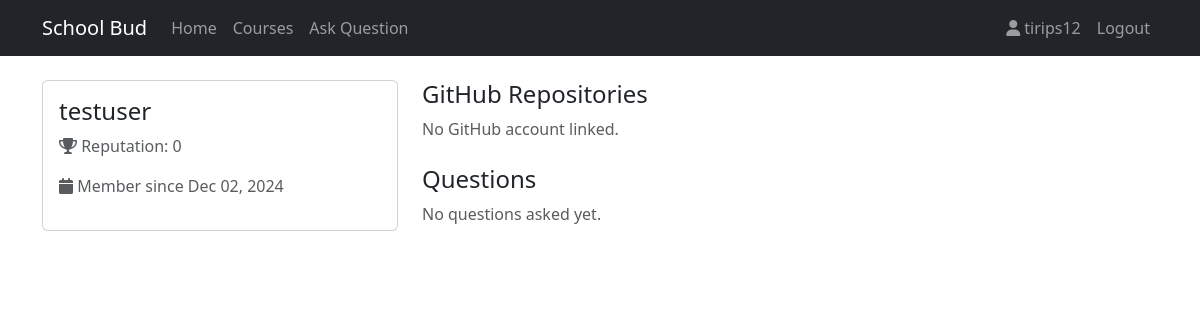
Before: /profile/testuser/ (signed in) with the older database file.
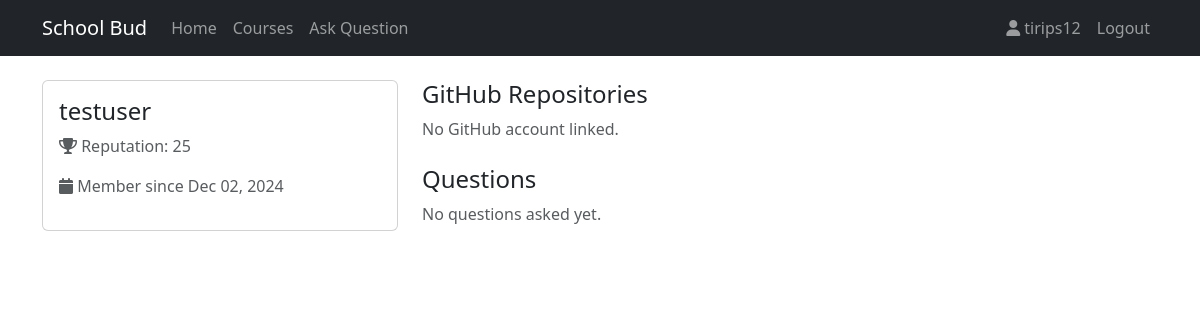
After: the same page with the newer database file.
### core/models.py (models this page shows, shortened)
class Profile(models.Model):
    ROLE_CHOICES = (
        ('student', 'Student'),
        ('lecturer', 'Lecturer'),
        ('admin', 'Admin'),
    )
    user = models.OneToOneField(User, on_delete=models.CASCADE)
    reputation = models.IntegerField(default=0)
    github_username = models.CharField(max_length=100, blank=True)
    bio = models.TextField(max_length=500, blank=True)
    created_at = models.DateTimeField(auto_now_add=True)
    github_repos = models.JSONField(null=True, blank=True)
    last_github_sync = models.DateTimeField(null=True, blank=True)
    role = models.CharField(max_length=20, choices=ROLE_CHOICES, default='student')

### core/views.py (the view)
# urls.py: path('profile/<str:username>/', views.profile, name='profile'),
@login_required
def profile(request, username):
    user = get_object_or_404(User, username=username)
    profile = get_object_or_404(Profile, user=user)
    questions = Question.objects.filter(author=user, removed=False)
    if profile.github_username and (
        not profile.github_repos or
        not profile.last_github_sync or
        profile.last_github_sync < datetime.now() - timedelta(hours=24)
    ):
        repos = get_github_repos(profile.github_username)
        if repos:
            profile.github_repos = repos
            profile.last_github_sync = datetime.now()
            profile.save()
    return render(request, 'core/profile.html', {
        'profile': profile,
        'questions': questions,
        'github_repos': profile.github_repos if profile.github_repos else []
    })

### core/templates/core/profile.html (shortened to what this page needs)
{% extends 'core/base.html' %}
{% block content %}
<div class="row">
    <div class="col-md-4">
        <div class="card mb-4">
            <div class="card-body">
                <h4 class="card-title">{{ profile.user.username }}</h4>
                <p class="text-muted">
                    <i class="fas fa-trophy"></i> Reputation: <span class="user-reputation">{{ profile.reputation }}</span>
                </p>
                <p class="text-muted">
                    <i class="fas fa-calendar"></i> Member since {{ profile.created_at|date:"M d, Y" }}
                </p>
            </div>
        </div>
    </div>
    <div class="col-md-8">
        <div class="mb-4">
            <h4>GitHub Repositories</h4>
            {% if github_repos %}
                {% for repo in github_repos %}
                <div class="card mb-3">
                    <div class="card-body">
                        <div class="d-flex justify-content-between align-items-start">
                            <h5 class="card-title">
                                <a href="{{ repo.url }}" target="_blank">{{ repo.name }}</a>
                            </h5>
                            {% if repo.language %}
                            <span class="badge bg-primary">{{ repo.language }}</span>
                            {% endif %}
                        </div>
                        {% if repo.description %}
                        <p class="card-text">{{ repo.description }}</p>
                        {% endif %}
                        {% if repo.readme %}
                        <div class="collapse" id="readme-{{ forloop.counter }}">
                            <div class="card card-body bg-light">
                                <pre class="mb-0"><code>{{ repo.readme }}</code></pre>
                            </div>
                        </div>
                        <button class="btn btn-sm btn-outline-primary mt-2"
                                data-bs-toggle="collapse"
                                data-bs-target="#readme-{{ forloop.counter }}">
                            Toggle README
                        </button>
                        {% endif %}
                        <div class="mt-2">
                            <small class="text-muted">
                                <i class="fas fa-star"></i> {{ repo.stars }}
                                • Updated {{ repo.updated_at|date:"M d, Y" }}
                            </small>
                        </div>
                    </div>
                </div>
                {% endfor %}
            {% else %}
                {% if profile.github_username %}
                <p class="text-muted">No public repositories found.</p>
                {% else %}
                <p class="text-muted">No GitHub account linked.</p>
                {% endif %}
            {% endif %}
        </div>
        <h4>Questions</h4>
        {% for question in questions %}
        <div class="card mb-3">
            <div class="card-body">
                <h5 class="card-title">
                    <a href="{% url 'question_detail' question.pk %}">{{ question.title }}</a>
                </h5>
                <p class="card-text text-truncate">{{ question.content }}</p>
                <small class="text-muted">
                    Posted on {{ question.created_at|date:"M d, Y" }}
                    • {{ question.votes }} votes
                </small>
            </div>
        </div>
        {% empty %}
        <p class="text-muted">No questions asked yet.</p>
        {% endfor %}
    </div>
</div>
{% endblock %}

Changed rows visible on the page:
changed Profile "testuser": reputation "0" → "25"
